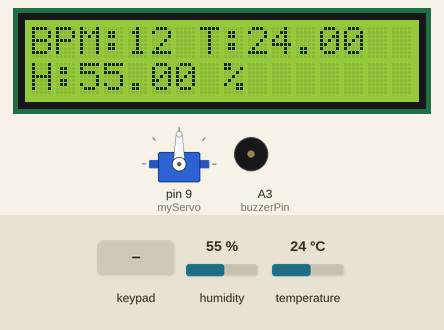
Bench run of a sketch on a simulated Arduino Uno, built with avr-gcc and run on an emulated ATmega328P. On the bench: 16×2 character LCD, servo, buzzer (waves = sounding, pin HIGH). The test bench sets the inputs (shaded band); at power-on: temperature 24 °C, humidity 55 %.

Above: at 3.2 s.
3.3 s: key '#' pressed
At 4.5 s:
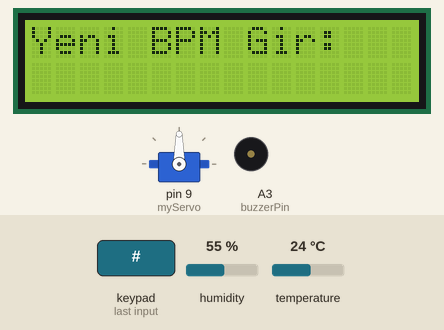
4.8 s: keypad keys 3 4 5 6 * pressed 0.4 s apart
At 6.63 s:
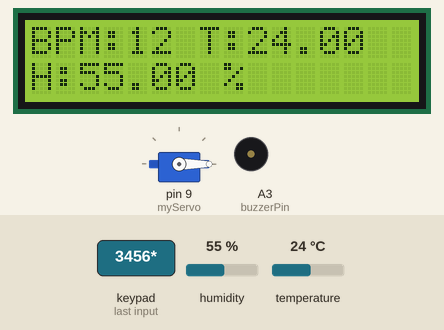
12.9 s: temperature set to 29 °C
At 14.9 s:
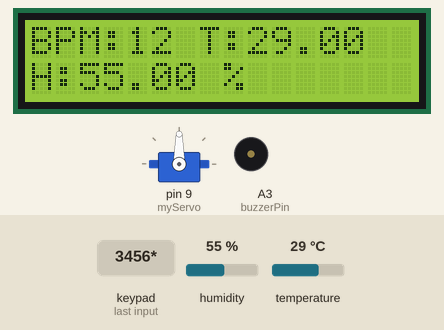
17.9 s: temperature set to 32 °C
At 19.6 s:
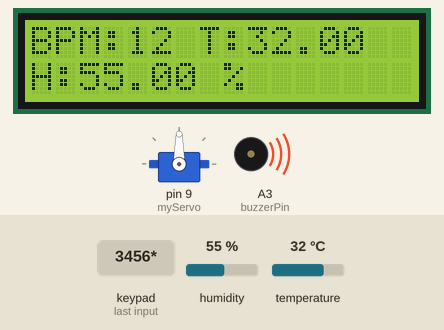
23.3 s: keypad keys 3 4 5 6 # pressed 0.4 s apart
At 25.7 s:
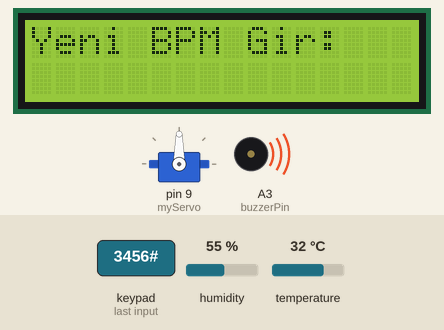
26.8 s: key '1' pressed
At 28.2 s:
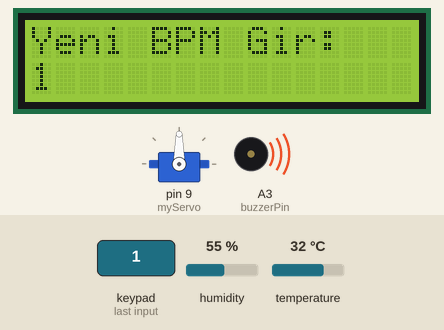
Timing chart, 0 to 29.3 s (numbered marks = the images above; inputs shaded):
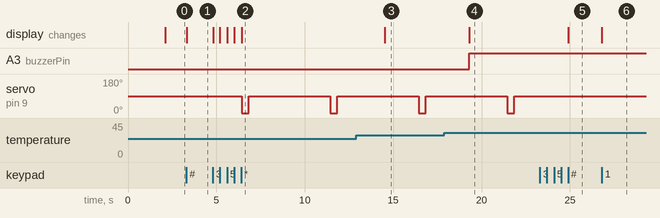

Measured:
- the behaviour switches between 30 and 31 °C on temperature (found by bisection; images 3 and 4)
- after the input at 3.3 s, the display: changes at once (image 1)
- after the input at 4.8 s, servo on pin 9 (myServo): alternates 90° for 4.6 s and 0° for 0.40 s, starting after 1.6 s; the display: first changes at once (image 2 shows a later state)
- after the input at 12.9 s, the display: changes after 1.6 s (image 3)
- after the input at 17.9 s, A3 (buzzerPin): LOW → HIGH after 1.4 s; the display: changes after 1.4 s (image 4)
- after the input at 23.3 s, servo on pin 9 (myServo): stays 90° (without the input it goes to 0° after 3.1 s); the display: changes after 1.6 s (image 5)
- after the input at 26.8 s, the display: changes at once (image 6)

The sketch:

yapay_ventilat_r.ino
```cpp
#include <Servo.h>
#include <Keypad.h>
#include <DHT.h>
#include <LiquidCrystal.h>

#define DHTPIN 2
#define DHTTYPE DHT11
DHT dht(DHTPIN, DHTTYPE);

// LCD: RS=11, E=12, D4=13, D5=A0, D6=A1, D7=A2
LiquidCrystal lcd(11, 12, 13, A0, A1, A2);

Servo myServo;

// Keypad tanımı
const byte ROWS = 4;
const byte COLS = 3;
char keys[ROWS][COLS] = {
  {'1','2','3'},
  {'4','5','6'},
  {'7','8','9'},
  {'*','0','#'}
};
byte rowPins[ROWS] = {3, 4, 5, 6};
byte colPins[COLS] = {7, 8, 10};
Keypad keypad = Keypad(makeKeymap(keys), rowPins, colPins, ROWS, COLS);

int bpm = 12;
unsigned long lastBreath = 0;
int buzzerPin = A3;

void setup() {
  Serial.begin(9600);
  dht.begin();
  lcd.begin(16, 2);
  myServo.attach(9);
  pinMode(buzzerPin, OUTPUT);
  digitalWrite(buzzerPin, LOW);

  lcd.setCursor(0, 0);
  lcd.print("Ventilator Hazir");
  delay(2000);
  lcd.clear();
}

void loop() {
  float temp = dht.readTemperature();
  float hum = dht.readHumidity();

  if (isnan(temp) || isnan(hum)) {
    lcd.setCursor(0, 0);
    lcd.print("DHT Hatasi");
    digitalWrite(buzzerPin, HIGH);
    delay(1000);
    digitalWrite(buzzerPin, LOW);
    return;
  }

  lcd.setCursor(0, 0);
  lcd.print("BPM:");
  lcd.print(bpm);
  lcd.print(" T:");
  lcd.print(temp);

  lcd.setCursor(0, 1);
  lcd.print("H:");
  lcd.print(hum);
  lcd.print(" %   ");

  if (temp > 30) {
    digitalWrite(buzzerPin, HIGH);
  } else {
    digitalWrite(buzzerPin, LOW);
  }

  // Solunum hareketi
  unsigned long interval = (60000 / bpm);
  if (millis() - lastBreath >= interval) {
    lastBreath = millis();
    myServo.write(0);
    delay(400);
    myServo.write(90);
    delay(400);
  }

  // BPM değiştirme
  char key = keypad.getKey();
  if (key == '#') {
    lcd.clear();
    lcd.print("Yeni BPM Gir:");
    String input = "";
    while (true) {
      char k = keypad.getKey();
      if (k && isDigit(k)) {
        input += k;
        lcd.setCursor(0, 1);
        lcd.print(input);
      } else if (k == '*') {
        int val = input.toInt();
        if (val > 5 && val < 60) {
          bpm = val;
          lcd.clear();
          lcd.print("BPM: ");
          lcd.print(bpm);
          delay(1000);
        }
        break;
      }
    }
  }
}
```
